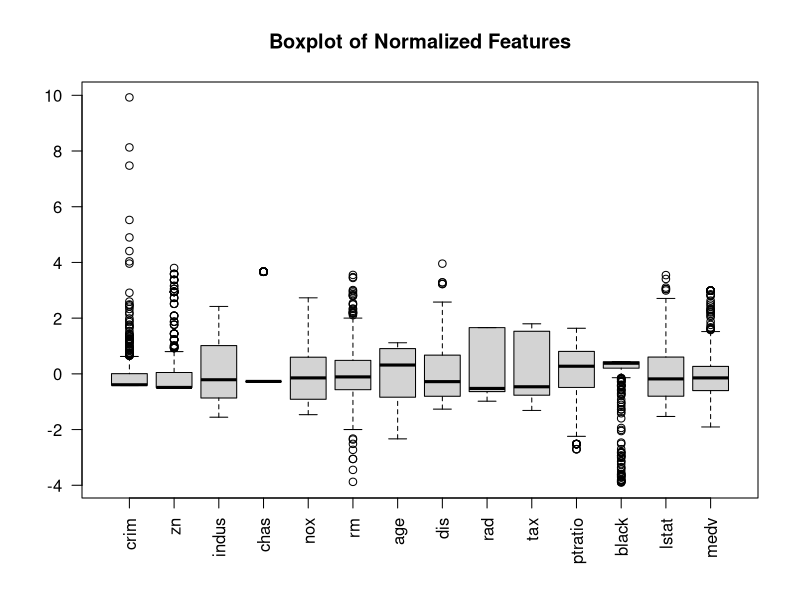
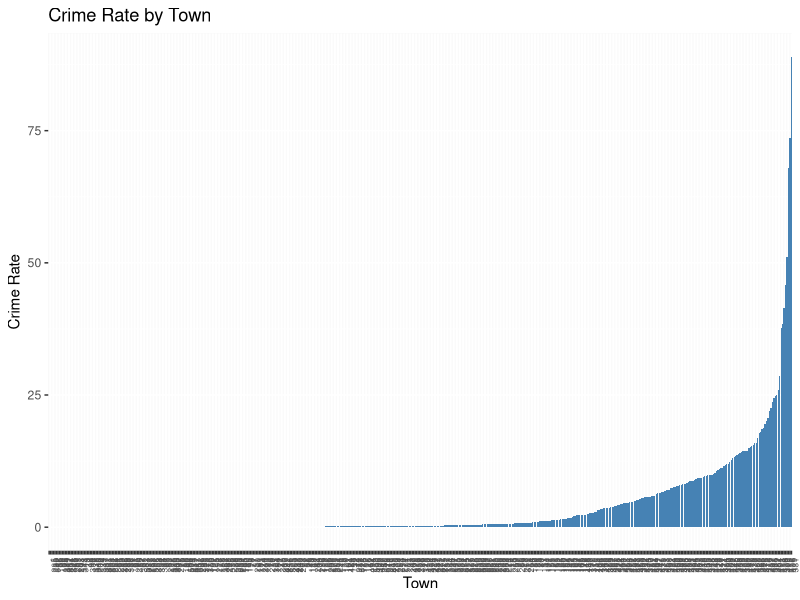
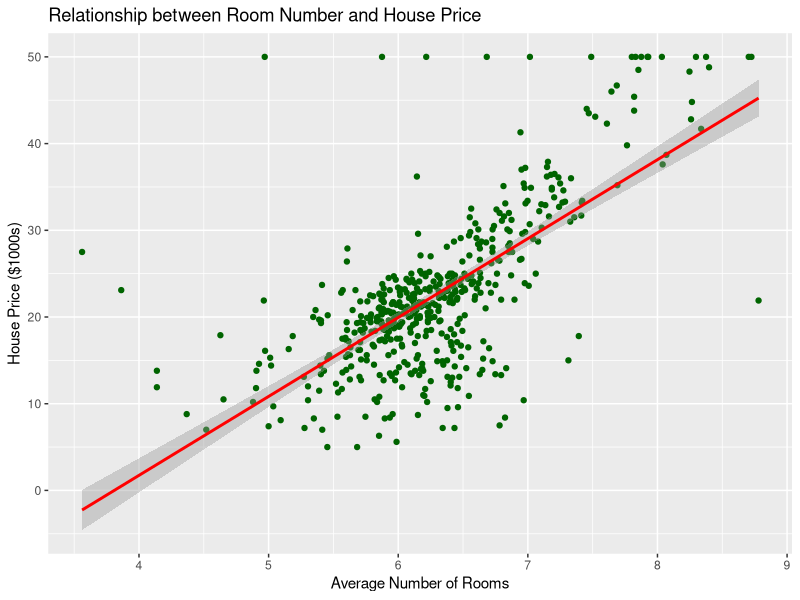
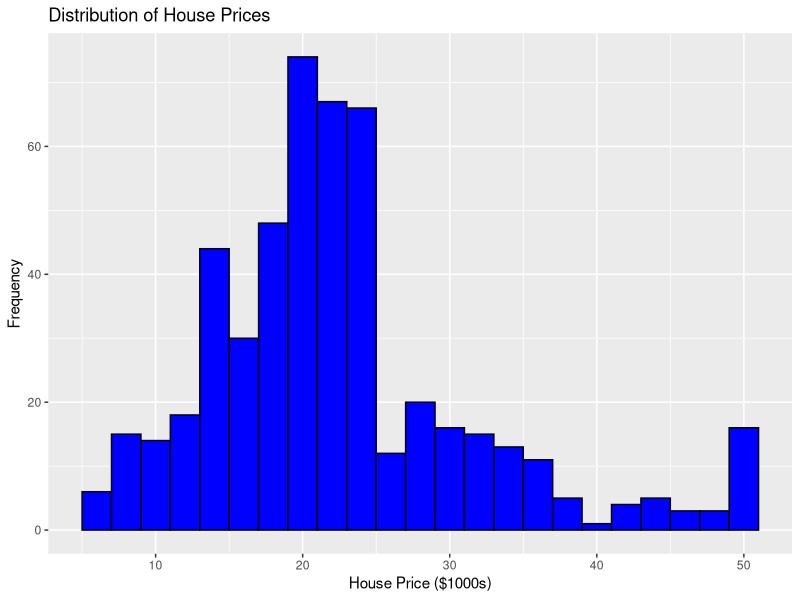
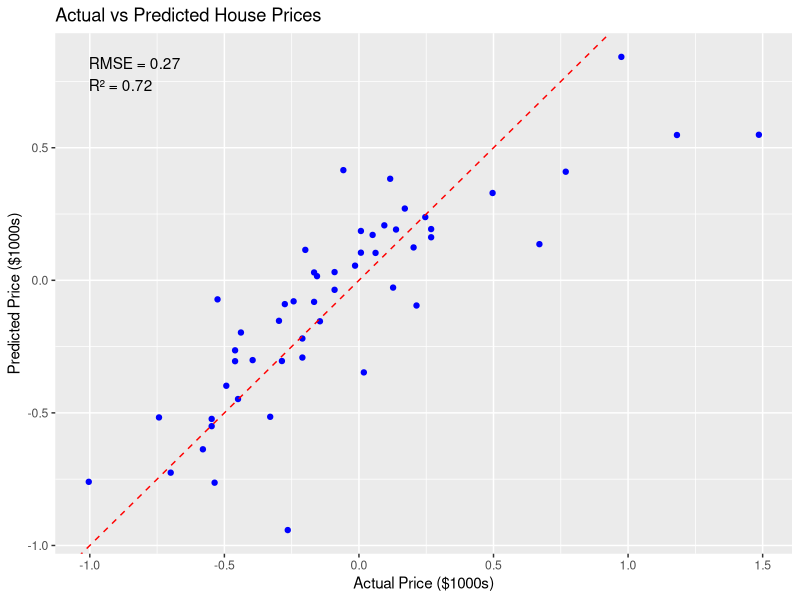
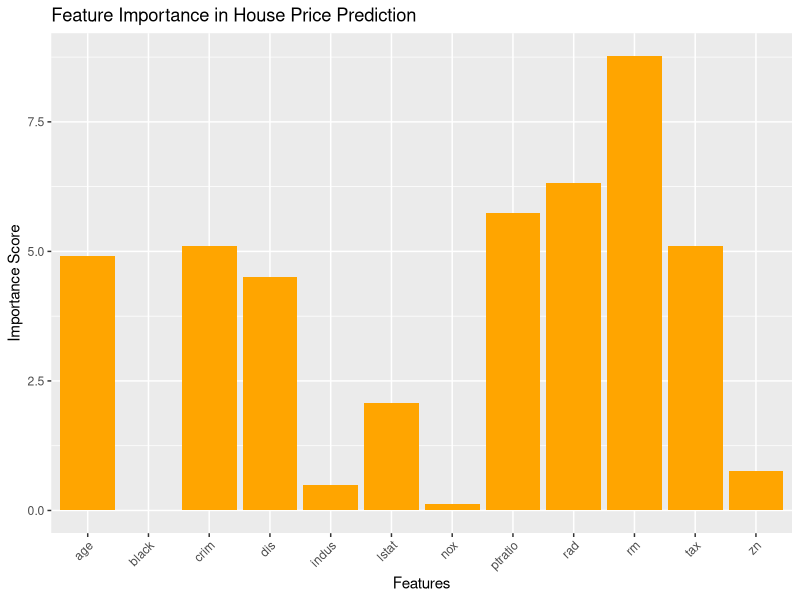
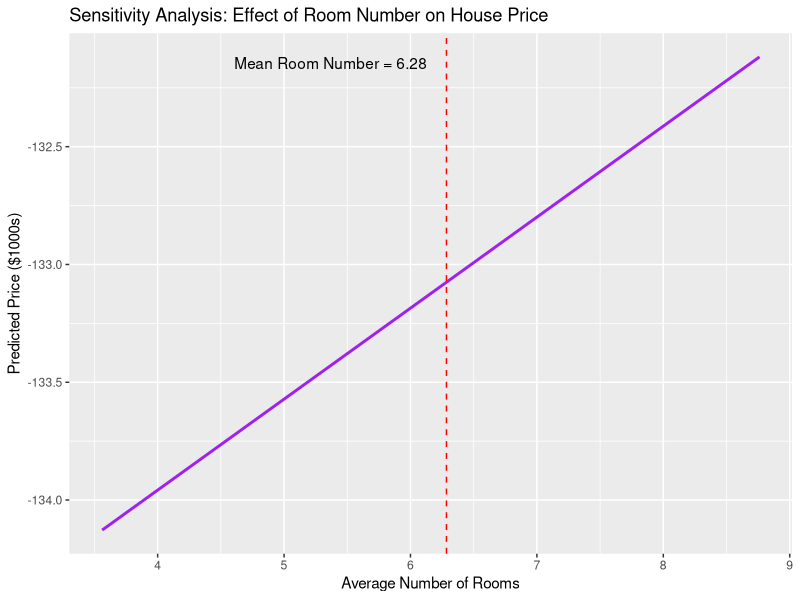

These charts were generated, in order, by the following R code:
# Load necessary libraries
library(MASS)       # Contains Boston Housing dataset
library(ggplot2)    # For data visualization
library(caret)      # For machine learning functions
library(e1071)      # Required for caret package

# Load the dataset
data(Boston)
dataset <- Boston

# Display dataset structure
str(dataset)
summary(dataset)

# Data Preprocessing ------------------------------------------------------

# Check for missing values
missing_values <- colSums(is.na(dataset))
print("Missing Values:")
print(missing_values)

# No categorical variables to encode in Boston dataset (all are numeric)

# Normalize numeric features
preprocessParams <- preProcess(dataset, method = c("center", "scale"))
dataset_normalized <- predict(preprocessParams, dataset)

# Check for outliers using boxplots
boxplot(dataset_normalized, main = "Boxplot of Normalized Features", las = 2)

# Function to remove outliers using IQR method
remove_outliers <- function(x) {
  qnt <- quantile(x, probs = c(0.25, 0.75))
  H <- 1.5 * IQR(x)
  y <- x
  y[x < (qnt[1] - H)] <- NA
  y[x > (qnt[2] + H)] <- NA
  y
}

# Apply outlier removal to all columns
dataset_clean <- as.data.frame(lapply(dataset_normalized, remove_outliers))
dataset_clean <- na.omit(dataset_clean)

# Exploratory Data Analysis -----------------------------------------------

# Bar graph of crime rate by town
ggplot(dataset, aes(x = reorder(rownames(dataset), crim), y = crim)) +
  geom_bar(stat = "identity", fill = "steelblue") +
  theme(axis.text.x = element_text(angle = 90, hjust = 1, size = 6)) +
  labs(title = "Crime Rate by Town", x = "Town", y = "Crime Rate")

# Scatter plot of RM vs MEDV (number of rooms vs house price)
ggplot(dataset, aes(x = rm, y = medv)) +
  geom_point(color = "darkgreen") +
  geom_smooth(method = "lm", color = "red") +
  labs(title = "Relationship between Room Number and House Price",
       x = "Average Number of Rooms",
       y = "House Price ($1000s)")

# Histogram of house prices
ggplot(dataset, aes(x = medv)) +
  geom_histogram(binwidth = 2, fill = "blue", color = "black") +
  labs(title = "Distribution of House Prices",
       x = "House Price ($1000s)",
       y = "Frequency")

# Model Building & Prediction ----------------------------------------------

# Split data into training and test sets (80% training, 20% testing)
set.seed(123)
trainIndex <- createDataPartition(dataset_clean$medv, p = 0.8, list = FALSE)
train_data <- dataset_clean[trainIndex, ]
test_data <- dataset_clean[-trainIndex, ]

# Build linear regression model
model <- lm(medv ~ ., data = train_data)

# Model summary
summary(model)

# Predict on test data
predictions <- predict(model, newdata = test_data)

# Evaluate model performance
results <- data.frame(Actual = test_data$medv, Predicted = predictions)
rmse <- sqrt(mean((results$Actual - results$Predicted)^2))
r_squared <- summary(model)$r.squared

cat("Model Performance Metrics:\n")
cat("RMSE:", rmse, "\n")
cat("R-squared:", r_squared, "\n")

# Visualization of actual vs predicted values
ggplot(results, aes(x = Actual, y = Predicted)) +
  geom_point(color = "blue") +
  geom_abline(intercept = 0, slope = 1, color = "red", linetype = "dashed") +
  labs(title = "Actual vs Predicted House Prices",
       x = "Actual Price ($1000s)",
       y = "Predicted Price ($1000s)") +
  annotate("text", x = min(results$Actual), y = max(results$Predicted),
           label = paste("RMSE =", round(rmse, 2), "\nR² =", round(r_squared, 2)),
           hjust = 0, vjust = 1)

# Feature importance
importance <- varImp(model)
ggplot(importance, aes(x = rownames(importance), y = Overall)) +
  geom_bar(stat = "identity", fill = "orange") +
  theme(axis.text.x = element_text(angle = 45, hjust = 1)) +
  labs(title = "Feature Importance in House Price Prediction",
       x = "Features",
       y = "Importance Score")

# Sensitivity analysis - How changing room number affects price
room_range <- seq(min(dataset$rm), max(dataset$rm), by = 0.1)
sensitivity_data <- data.frame(rm = room_range)
other_features <- colMeans(dataset[, !names(dataset) %in% c("medv", "rm")])
sensitivity_data <- cbind(sensitivity_data, as.data.frame(t(other_features)))

sensitivity_predictions <- predict(model, newdata = sensitivity_data)

sensitivity_results <- data.frame(Rooms = room_range, Predicted_Price = sensitivity_predictions)

ggplot(sensitivity_results, aes(x = Rooms, y = Predicted_Price)) +
  geom_line(color = "purple", size = 1) +
  labs(title = "Sensitivity Analysis: Effect of Room Number on House Price",
       x = "Average Number of Rooms",
       y = "Predicted Price ($1000s)") +
  geom_vline(xintercept = mean(dataset$rm), linetype = "dashed", color = "red") +
  annotate("text", x = mean(dataset$rm), y = max(sensitivity_predictions),
           label = paste("Mean Room Number =", round(mean(dataset$rm), 2)),
           hjust = 1.1, vjust = 1)